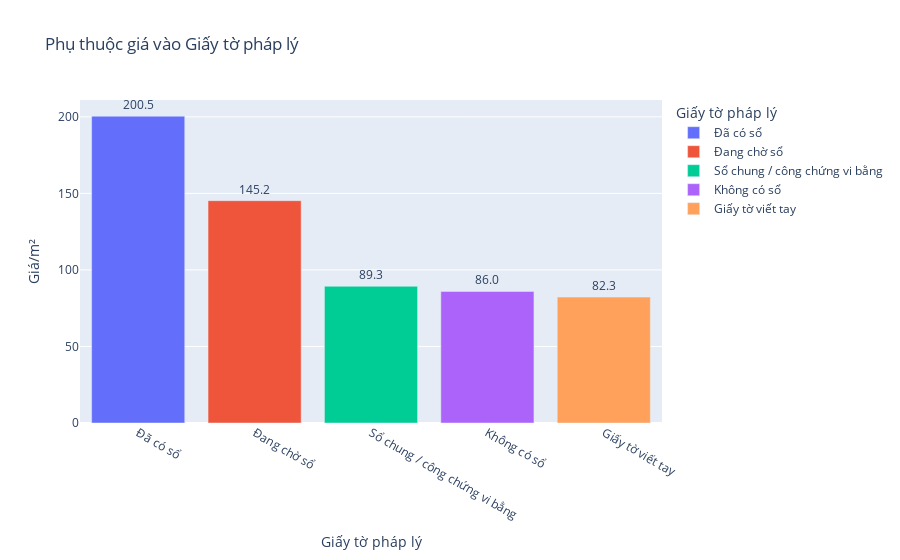

This figure's notebook cell:
### Markdown cell above
#### Phụ thuộc của giá vào Giấy tờ pháp lý

### Code cell
df_mean2 = df.groupby('Giấy tờ pháp lý')['Giá/m²'].mean().reset_index()

df_mean_sort = df_mean2.sort_values(by='Giá/m²', ascending=False)

top10 = df_mean_sort.head(10)

fig = px.bar(top10, x='Giấy tờ pháp lý', y='Giá/m²', color='Giấy tờ pháp lý',
             labels={'Giấy tờ pháp lý': 'Giấy tờ pháp lý', 'Giá/m²': 'Giá/m²'},
             title='Phụ thuộc giá vào Giấy tờ pháp lý ')
fig.update_traces(texttemplate='%{y:.1f}', textposition='outside')
fig.show()

### Figure 1 — Plotly figure (JSON) as saved in the notebook; plotly's stock layout.template omitted (floating-point values rounded to 4 significant figures)
{"data": [{"alignmentgroup": "True", "hovertemplate": "Giấy tờ pháp lý=%{x}<br>Giá/m²=%{y}<extra></extra>", "legendgroup": "Đã có sổ", "marker": {"color": "#636efa", "pattern": {"shape": ""}}, "name": "Đã có sổ", "offsetgroup": "Đã có sổ", "orientation": "v", "showlegend": true, "textposition": "outside", "texttemplate": "%{y:.1f}", "type": "bar", "x": ["Đã có sổ"], "xaxis": "x", "y": [200.5], "yaxis": "y"}, {"alignmentgroup": "True", "hovertemplate": "Giấy tờ pháp lý=%{x}<br>Giá/m²=%{y}<extra></extra>", "legendgroup": "Đang chờ sổ", "marker": {"color": "#EF553B", "pattern": {"shape": ""}}, "name": "Đang chờ sổ", "offsetgroup": "Đang chờ sổ", "orientation": "v", "showlegend": true, "textposition": "outside", "texttemplate": "%{y:.1f}", "type": "bar", "x": ["Đang chờ sổ"], "xaxis": "x", "y": [145.2], "yaxis": "y"}, {"alignmentgroup": "True", "hovertemplate": "Giấy tờ pháp lý=%{x}<br>Giá/m²=%{y}<extra></extra>", "legendgroup": "Sổ chung / công chứng vi bằng", "marker": {"color": "#00cc96", "pattern": {"shape": ""}}, "name": "Sổ chung / công chứng vi bằng", "offsetgroup": "Sổ chung / công chứng vi bằng", "orientation": "v", "showlegend": true, "textposition": "outside", "texttemplate": "%{y:.1f}", "type": "bar", "x": ["Sổ chung / công chứng vi bằng"], "xaxis": "x", "y": [89.32], "yaxis": "y"}, {"alignmentgroup": "True", "hovertemplate": "Giấy tờ pháp lý=%{x}<br>Giá/m²=%{y}<extra></extra>", "legendgroup": "Không có sổ", "marker": {"color": "#ab63fa", "pattern": {"shape": ""}}, "name": "Không có sổ", "offsetgroup": "Không có sổ", "orientation": "v", "showlegend": true, "textposition": "outside", "texttemplate": "%{y:.1f}", "type": "bar", "x": ["Không có sổ"], "xaxis": "x", "y": [85.98], "yaxis": "y"}, {"alignmentgroup": "True", "hovertemplate": "Giấy tờ pháp lý=%{x}<br>Giá/m²=%{y}<extra></extra>", "legendgroup": "Giấy tờ viết tay", "marker": {"color": "#FFA15A", "pattern": {"shape": ""}}, "name": "Giấy tờ viết tay", "offsetgroup": "Giấy tờ viết tay", "orientation": "v", "showlegend": true, "textposition": "outside", "texttemplate": "%{y:.1f}", "type": "bar", "x": ["Giấy tờ viết tay"], "xaxis": "x", "y": [82.3], "yaxis": "y"}], "layout": {"barmode": "relative", "legend": {"title": {"text": "Giấy tờ pháp lý"}, "tracegroupgap": 0}, "title": {"text": "Phụ thuộc giá vào Giấy tờ pháp lý "}, "xaxis": {"anchor": "y", "categoryarray": ["Đã có sổ", "Đang chờ sổ", "Sổ chung / công chứng vi bằng", "Không có sổ", "Giấy tờ viết tay"], "categoryorder": "array", "domain": [0, 1], "title": {"text": "Giấy tờ pháp lý"}}, "yaxis": {"anchor": "x", "domain": [0, 1], "title": {"text": "Giá/m²"}}}}
